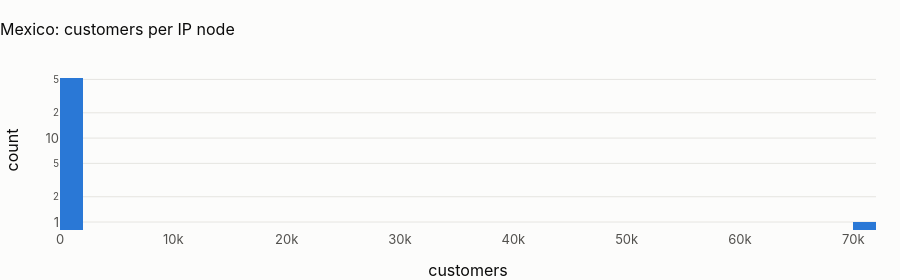

The code cell stored with this chart in its notebook:
### Code cell
show(
    pl.q("select node_type, count(*) as nodes from {graph_nodes} group by 1 order by 2 desc"),
    paging=False,
)
deg = pl.q(
    """select dst_id, count(distinct src_id) as customers from {graph_edges} where dst_type = 'ip' group by 1"""
)
custs = pl.q("select count(*) from {stg_customers}").iloc[0, 0]
top = int(deg.customers.max()) if len(deg) else 0
custs = max(int(custs), 1)
fig = px.histogram(
    deg, x="customers", log_y=True, nbins=40, title=f"{CTRY.title}: customers per IP node"
)
fig.update_layout(height=280)
fig.show()
display(
    Markdown(
        f"**The largest IP node links {top:,} of {CTRY.name}'s {custs:,} customers ({100 * top / custs:.0f} %)**; "
        f"{int((deg.customers == 2).sum())} IP nodes link exactly two customers. The large node is the token of NULL "
        "(missing IPs), the same defect as bank-wide: fix `pii_hash` before any graph work in any country."
    )
)

### Figure 1 — Plotly figure (JSON) as saved in the notebook; plotly's stock layout.template omitted (floating-point values rounded to 4 significant figures)
{"data": [{"bingroup": "x", "hovertemplate": "customers=%{x}<br>count=%{y}<extra></extra>", "legendgroup": "", "marker": {"color": "#2a78d6", "pattern": {"shape": ""}}, "name": "", "nbinsx": 40, "orientation": "v", "showlegend": false, "type": "histogram", "x": [71469, 2, 2, 2, 2, 2, 2, 2, 2, 2, 2, 2, 2, 2, 2, 2, 2, 2, 2, 2, 2, 2, 2, 2, 2, 2, 2, 2, 2, 2, 2, 2, 2, 2, 2, 2, 2, 2, 2, 2, 2, 2, 2, 2, 2, 2, 2, 2, 2, 2, 2, 2, 2], "xaxis": "x", "yaxis": "y"}], "layout": {"barmode": "relative", "height": 280, "legend": {"tracegroupgap": 0}, "title": {"text": "Mexico: customers per IP node"}, "xaxis": {"anchor": "y", "domain": [0.0, 1.0], "title": {"text": "customers"}}, "yaxis": {"anchor": "x", "domain": [0.0, 1.0], "title": {"text": "count"}, "type": "log"}}}
